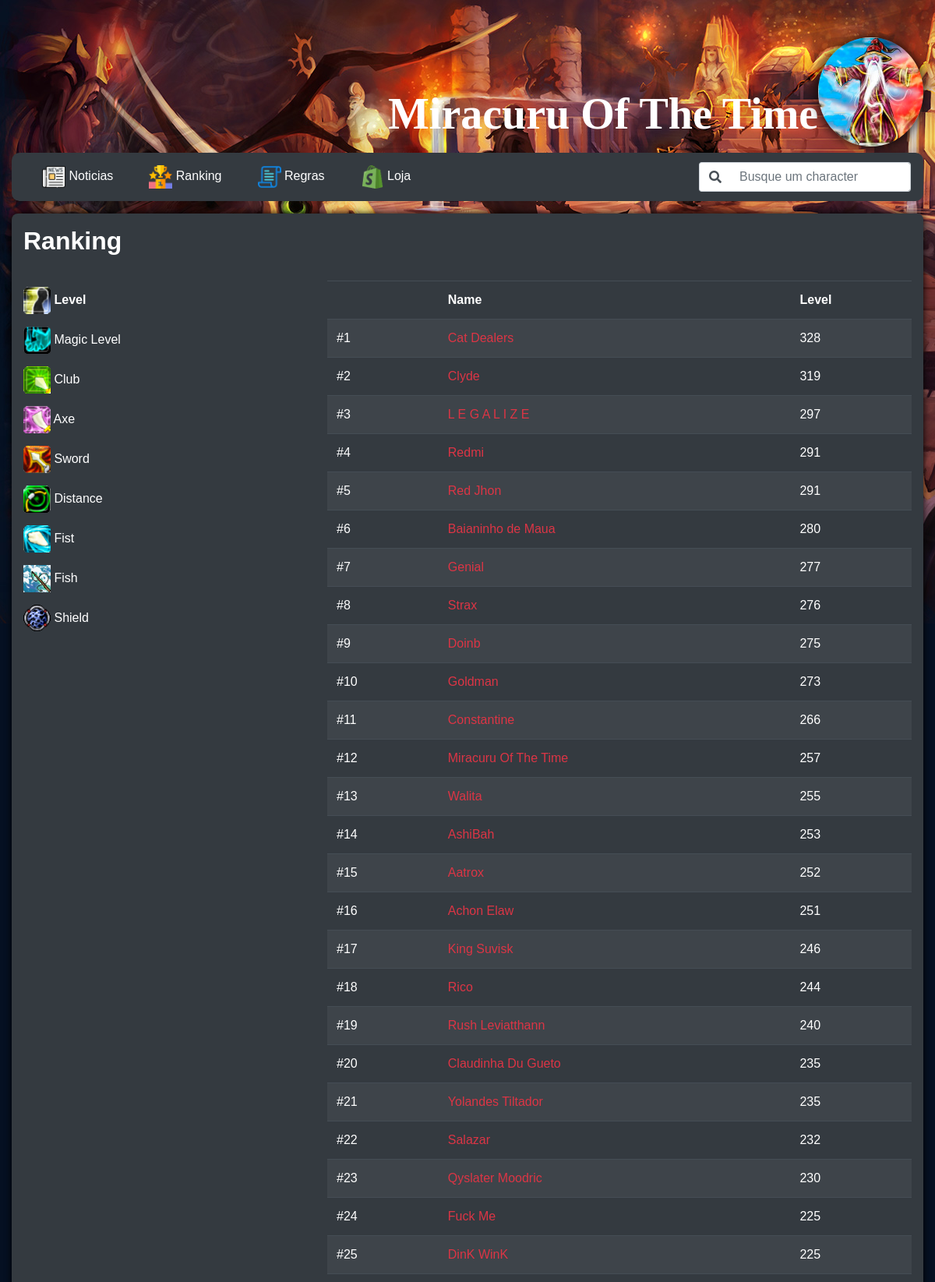
The app's page /ranking.php?type=level (upper part) with its own data.
### tables this page shows
CREATE TABLE `players` (
  `id` int(11) UNSIGNED NOT NULL,
  `name` varchar(32) NOT NULL DEFAULT '',
  `access` int(11) NOT NULL DEFAULT 0,
  `account` int(11) NOT NULL DEFAULT 0,
  `level` int(11) NOT NULL DEFAULT 0,
  `vocation` int(11) NOT NULL DEFAULT 0,
  `cid` int(11) NOT NULL DEFAULT 0,
  `health` int(11) NOT NULL DEFAULT 0,
  `healthmax` int(11) NOT NULL DEFAULT 0,
  `direction` int(11) NOT NULL DEFAULT 0,
  `experience` bigint(20) NOT NULL DEFAULT 0,
  `promoted` int(11) NOT NULL,
  `lookbody` int(11) NOT NULL DEFAULT 0,
  `lookfeet` int(11) NOT NULL DEFAULT 0,
  `lookhead` int(11) NOT NULL DEFAULT 0,
  `looklegs` int(11) NOT NULL DEFAULT 0,
  `looktype` int(11) NOT NULL DEFAULT 0,
  `maglevel` int(11) NOT NULL DEFAULT 0,
  `mana` int(11) NOT NULL DEFAULT 0,
  `manamax` int(11) NOT NULL DEFAULT 0,
  `manaspent` int(11) NOT NULL DEFAULT 0,
  `masterpos` varchar(16) NOT NULL DEFAULT '',
  `pos` varchar(16) NOT NULL DEFAULT '',
  `speed` int(11) NOT NULL DEFAULT 0,
  `cap` int(11) NOT NULL DEFAULT 0,
  `maxdepotitems` int(11) NOT NULL DEFAULT 1000,
  `food` int(11) NOT NULL DEFAULT 0,
  `sex` int(11) NOT NULL DEFAULT 0,
  `guildid` int(11) UNSIGNED NOT NULL DEFAULT 0,
  `guildrank` varchar(32) NOT NULL DEFAULT '',
  `guildnick` varchar(32) NOT NULL DEFAULT '',
  `lastlogin` int(11) UNSIGNED NOT NULL DEFAULT 0,
  `lastip` int(11) UNSIGNED NOT NULL DEFAULT 0,
  `save` int(11) UNSIGNED NOT NULL DEFAULT 1,
  `redskulltime` int(11) UNSIGNED NOT NULL DEFAULT 0,
  `redskull` tinyint(1) UNSIGNED NOT NULL DEFAULT 0,
  `lookaddon` int(11) NOT NULL,
  `knowaddon` int(11) DEFAULT NULL,
  `comment` text NOT NULL
);

### src/repositories/UserRepository.php (called while the page is built, shortened)
<?php
class UserRepository{
    public function getRaking($type, $idSkill = null){
        $factoryConnection = new FactoryConnectMYSQL();
        switch ($type){
            case "level":
                $sql = "
                    SELECT
                        name,
                        level skill
                    FROM players
                    WHERE access <= 0
                    ORDER BY level DESC;
                ";
            break;
        }
        if (!$sth = $factoryConnection::$conn->prepare($sql))
            throw new Exception("Erro ao listar ranking solicitado!");
        if (!$sth->execute())
            throw new Exception("Erro ao listar ranking solicitado");
        $return = [];
        while($row = $sth->fetch(PDO::FETCH_OBJ)){
            $return[] = $row;
        }
        return $return;
    }
}

### ranking.php (the view, shortened to what this page needs)
<?php include_once("./template/includes/header.php"); ?>
<?php
    $msgError = "";
    try {
        switch($_GET["type"]){
            case 'level':
                $idSkill = null;
                $skillName = "Level";
            break;
        }
        require_once(dirname(__FILE__)."/src/repositories/UserRepository.php");
        $userRepository = new UserRepository();
        $listaRanking = $userRepository->getRaking($_GET["type"], $idSkill);
    } catch (Exception $e){
        $msgError = $e->getMessage();
    }
    if (!empty($msgError)){
        ?>
            <section class="session-block mt-3 pt-3 pb-3 text-white">
                <div class="row">
                    <div class="col-12 pl-5 pr-5 mt-2">
                        <div class="alert alert-danger text-center font-weight-bold">
                            <?php echo $msgError; ?>
                        </div>
                    </div>
                </div>
            </section>
        <?php
    } else {
?>
        <section class="session-block mt-3 pt-3 pb-3 text-white">
            <div class="row">
                <div class="col-12">
                    <h2 class="font-weight-bold">Ranking</h2>
                </div>
            </div>
            <div class="row mt-4">
                <div class="col-12 col-sm-12 col-md-4 col-lg-4 col-xl-4">
                    <ul class="nav flex-column">
                        <li class="nav-item">
                            <a class="nav-link pl-0 text-white <?php echo ($_GET["type"] === "level" ? "font-weight-bold" : ""); ?>" href="ranking.php?type=level">
                                <img src="public/images/skill-level.png" alt="Level" />
                                Level
                            </a>
                        </li>
                        <li class="nav-item">
                            <a class="nav-link pl-0 text-white <?php echo ($_GET["type"] === "magic-level" ? "font-weight-bold" : ""); ?>" href="ranking.php?type=magic-level">
                                <img src="public/images/skill-ml.png" alt="Magic Level" />
                                Magic Level
                            </a>
                        </li>
                        <li class="nav-item">
                            <a class="nav-link pl-0 text-white <?php echo ($_GET["type"] === "club" ? "font-weight-bold" : ""); ?>" href="ranking.php?type=club">
                                <img src="public/images/skill-club.png" alt="Club" />
                                Club
                            </a>
                        </li>
                        <li class="nav-item">
                            <a class="nav-link pl-0 text-white <?php echo ($_GET["type"] === "axe" ? "font-weight-bold" : ""); ?>" href="ranking.php?type=axe">
                                <img src="public/images/skill-axe.png" alt="Axe" />
                                Axe
                            </a>
                        </li>
                        <li class="nav-item">
                            <a class="nav-link pl-0 text-white <?php echo ($_GET["type"] === "sword" ? "font-weight-bold" : ""); ?>" href="ranking.php?type=sword">
                                <img src="public/images/skill-sword.png" alt="Sword" />
                                Sword
                            </a>
                        </li>
                        <li class="nav-item">
                            <a class="nav-link pl-0 text-white <?php echo ($_GET["type"] === "distance" ? "font-weight-bold" : ""); ?>" href="ranking.php?type=distance">
                                <img src="public/images/skill-dist.png" alt="Distance" />
                                Distance
                            </a>
                        </li>
                        <li class="nav-item">
                            <a class="nav-link pl-0 text-white <?php echo ($_GET["type"] === "fist" ? "font-weight-bold" : ""); ?>" href="ranking.php?type=fist">
                                <img src="public/images/skill-fist.png" alt="Fist" />
                                Fist
                            </a>
                        </li>
                        <li class="nav-item">
                            <a class="nav-link pl-0 text-white <?php echo ($_GET["type"] === "fish" ? "font-weight-bold" : ""); ?>" href="ranking.php?type=fish">
                                <img src="public/images/skill-fish.gif" alt="Fish" />
                                Fish
                            </a>
                        </li>
                        <li class="nav-item">
                            <a class="nav-link pl-0 text-white <?php echo ($_GET["type"] === "shield" ? "font-weight-bold" : ""); ?>" href="ranking.php?type=shield">
                                <img src="public/images/skill-shield.gif" alt="Shield" />
                                Shield
                            </a>
                        </li>
                    </ul>
                </div>
                <div class="col-md-8 col-lg-8 col-xl-8 d-none d-sm-none d-md-block d-lg-block d-xl-block">
                    <table class="table table-striped table-dark">
                        <thead class="font-weight-bold">
                            <tr>
                                <td></td>
                                <td>Name</td>
                                <td><?php echo $skillName; ?></td>
                            </tr>
                        </thead>
                        <tbody>
                            <?php
                                foreach($listaRanking AS $key => $ranking){
                                    ?>
                                        <tr>
                                            <td>#<?php echo ($key+1); ?></td>
                                            <td><a class="text-danger" href="character.php?name=<?php echo $ranking->name; ?>"><?php echo $ranking->name; ?></a></td>
                                            <td><?php echo $ranking->skill; ?></td>
                                        </tr>
                                    <?php
                                }
                            ?>
                        </tbody>
                    </table>
                </div>
            </div>
        </section>
<?php } ?>
<?php include_once("./template/includes/footer.php"); ?>

### template/includes/header.php (shortened to what this page needs)
<!doctype html>
<html lang="en">
  <head>
    <link rel="stylesheet" href="https://stackpath.bootstrapcdn.com/bootstrap/4.4.1/css/bootstrap.min.css">
    <link rel="stylesheet" href="./public/lib/fontawesome/css/all.min.css">
    <link rel="stylesheet" href="./public/css/style.css">
  </head>
  <body>
    <div class="container body-server-page mt-0 mt-sm-0 mt-md-5 mt-lg-5 mt-xl-5">
        <header class="d-flex justify-content-end align-items-end">
            <h1>Miracuru Of The Time</h1>
            <img src="public/images/iconeMago.png" alt="Icone Atlas">
        </header>
        <?php include_once("template/includes/menu.php") ?>

### template/includes/menu.php (shortened to what this page needs)
<?php
  $characterName = "";
?>
<nav class="navbar navbar-expand-lg navbar-light bg-dark mt-2">
  <div class="collapse navbar-collapse" id="navbarSupportedContent">
    <ul class="navbar-nav mr-auto">
      <li class="nav-item active">
        <a class="nav-link" href="index.php">
            <img class="menu-image" src="public/images/news.png" />
            Noticias <span class="sr-only">(current)</span>
        </a>
      </li>
      <li class="nav-item">
        <a class="nav-link" href="ranking.php?type=level">
            <img class="menu-image" src="public/images/ranking.png" />
            Ranking
        </a>
      </li>
      <li class="nav-item">
        <a class="nav-link" href="regras.php">
            <img class="menu-image" src="public/images/rules.png" />
            Regras
        </a>
      </li>
      <li class="nav-item">
        <a class="nav-link" href="loja.php">
            <img class="menu-image" src="public/images/shopping.png" />
            Loja
        </a>
      </li>
    </ul>
    <form class="form-inline my-2 my-lg-0" action="character.php" method="GET">
        <div class="input-group">
            <div class="input-group-prepend">
                <span class="input-group-text" id="inputSearchPerson"><i class="fas fa-search"></i></span>
            </div>
            <input
                type="text"
                class="form-control"
                id="name"
                name="name"
                placeholder="Busque um character"
                aria-label="Busque um character"
                aria-describedby="basic-addon1"
                value="<?php echo $characterName; ?>" />
        </div>
    </form>
  </div>
</nav>

### template/includes/footer.php (shortened to what this page needs)
    </div>
  </body>
</html>

### public/css/style.css (style rules this page uses)
* { margin: 0; padding: 0; font-family: Arial, Helvetica, sans-serif; font-size: 12pt; }
body { background-image: url("../images/body-background.jpg"); background-color: #051022; background-repeat: no-repeat; background-size: cover; }
.body-server-page { max-width: 1200px; }
.body-server-page header { height: 140px; width: 100%; }
.body-server-page header img { border-radius: 50%; height: 140px; box-shadow: 0px 0px 15px black; }
.body-server-page header h1 { color: white; font-family: Papyrus; font-size: 2.2em; font-weight: bold; }
nav { border-radius: 10px; }
#inputSearchPerson { background-color: #fff; border-right: none; }
input { border-left: none !important; outline: none !important; }
.navbar .nav-item { padding: 0 15px; }
.navbar .nav-item .menu-image { width: 30px; }
.navbar .nav-item .nav-link { color: white !important; }
.session-block { background-color: #343a40!important; box-shadow: 0px 0px 10px black; padding: 15px; border-radius: 8px; }
.session-block img { width: 35px; }
@media (min-width: 500px) { .body-server-page header h1 { font-size: 3em; } }
@media (min-width: 767px) { .body-server-page header h1 { font-size: 3.5em; } }

### records on screen
players: name "Cat Dealers", level "328"
players: name "Clyde", level "319"
players: name "L E G A L I Z E", level "297"
players: name "Redmi", level "291"
players: name "Red Jhon", level "291"
players: name "Baianinho de Maua", level "280"
players: name "Genial", level "277"
players: name "Strax", level "276"
players: name "Doinb", level "275"
players: name "Goldman", level "273"
players: name "Constantine", level "266"
players: name "Miracuru Of The Time", level "257"
players: name "Walita", level "255"
players: name "AshiBah", level "253"
players: name "Aatrox", level "252"
players: name "Achon Elaw", level "251"
players: name "King Suvisk", level "246"
players: name "Rico", level "244"
players: name "Rush Leviatthann", level "240"
players: name "Claudinha Du Gueto", level "235"
players: name "Yolandes Tiltador", level "235"
players: name "Salazar", level "232"
players: name "Qyslater Moodric", level "230"
players: name "Fuck Me", level "225"
players: name "DinK WinK", level "225"

### other values on screen
$skillName "Level"
